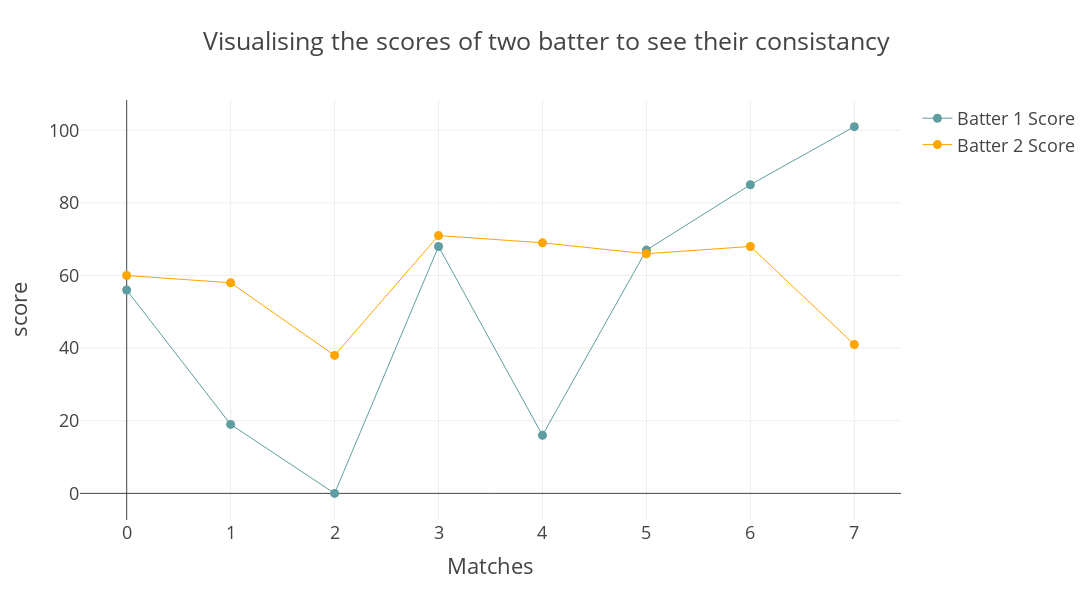

The notebook cell saved with this chart:
### Code cell
# using the line chart to understand who was more consistant over the period of all tounaments

fig = go.Figure()
fig.add_trace(
    go.Scatter(y=df[:8]['Batter 1 Score'], # adding the batter 1 chart
               line=dict(color='cadetblue', width=1),
               mode="lines+markers",
               name='Batter 1 Score')
)

fig.add_trace(
    go.Scatter(y=df[:8]['Batter 2 Score'],  # adding the batter 2 chart to the same fig
               line=dict(color='orange', width=1),
               mode="lines+markers",
               name='Batter 2 Score')
)

fig.update_layout(title='Visualising the scores of two batter to see their consistancy ',  # this to update the layout of the plot like title ,lables,template,
                  xaxis_title='Matches',
                  yaxis_title='score',
                  autosize=False,
                  width=1500,
                  height=600,
                  template="presentation")
fig.show()

### Figure 1 — Plotly figure (JSON) as saved in the notebook; plotly's stock layout.template omitted (floating-point values rounded to 4 significant figures)
{"data": [{"line": {"color": "cadetblue", "width": 1}, "mode": "lines+markers", "name": "Batter 1 Score", "type": "scatter", "y": [56, 19, 0, 68, 16, 67, 85, 101]}, {"line": {"color": "orange", "width": 1}, "mode": "lines+markers", "name": "Batter 2 Score", "type": "scatter", "y": [60, 58, 38, 71, 69, 66, 68, 41]}], "layout": {"autosize": false, "height": 600, "title": {"text": "Visualising the scores of two batter to see their consistancy "}, "width": 1500, "xaxis": {"title": {"text": "Matches"}}, "yaxis": {"title": {"text": "score"}}}}
